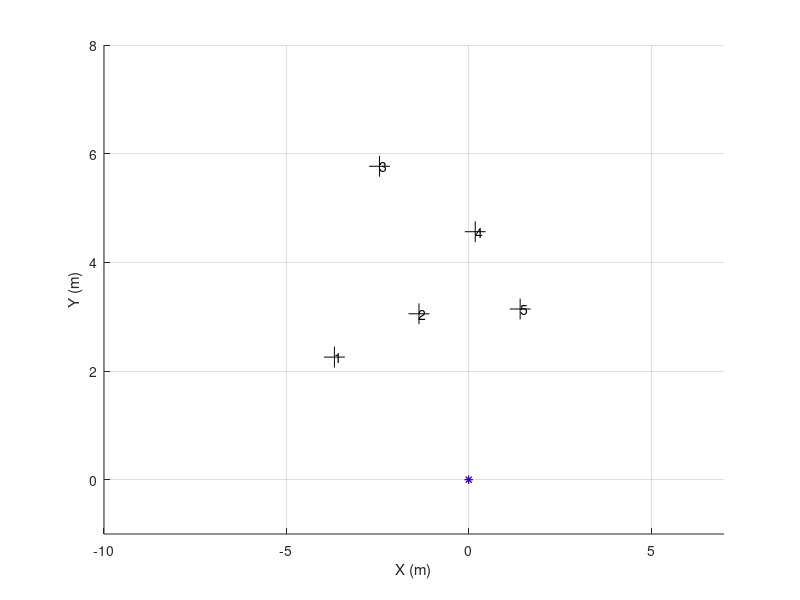
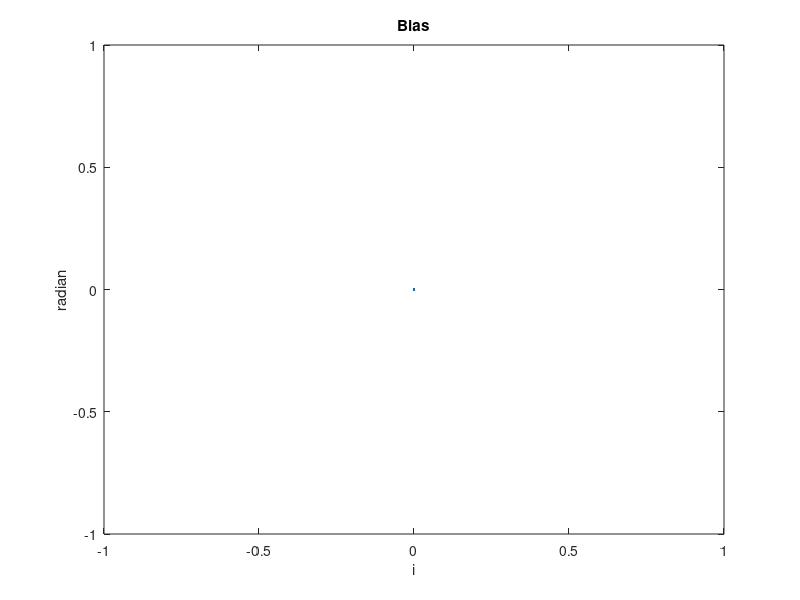

Here is the MATLAB script that generated these plots, in order: (Note: this script raises an error after producing the figures.)
% Author: Po-Heng Chen , Z5014392
% 11/04/2018   Wednesday    Week9
% Program: Solution for AAS, S1.2018, Project03.Part3
% ======================== Main function ==================================
function MyProgram()
    clear ; clc() ; close all;
    load('Speed_dataC.mat') ; load('IMU_dataC.mat') ; load('Laser__2C.mat') ;
    
    % Storing value.......................................................
    N_imu = Vel.N;
    speed = Vel.speeds;
    times_imu = double(Vel.times)/10000;
    times_imu = times_imu - times_imu(1);
    
    N_laser = dataL.N;
    times_laser = double(dataL.times)/10000;
    times_laser = times_laser - times_laser(1);
    
    % Initilize plotting...................................................
figure(8) ; clf() ; hold on ; grid on ; zoom on ;
    xlabel('X (m)') ; ylabel('Y (m)') ; axis([-10 7 -1 8]) ;
    
    MyGUIHandle.handle3 = plot(0,0,'k+','MarkerSize',15); % landmark
    
    MyGUIHandle.handle1 = quiver3(0,0,0,0,'Color','r','LineWidth',2); % robot position
    MyGUIHandle.handle2 = plot(0,0,'r*','MarkerSize',6); % obstacle
    
    MyGUIHandle.handle89 = quiver3(0,0,0,0,'Color','b','LineWidth',2); % robot position
    MyGUIHandle.handle88 = plot(0,0,'b*','MarkerSize',6); % obstacle
    
    MyGUIHandle.handle6 = title('');      % empty title (update synchronizly with pole update)
    MyGUIHandle.handle7 = text(0,0,'');
    MyGUIHandle.handle8 = text(0,0,'');
    MyGUIHandle.handle9 = text(0,0,'');
    MyGUIHandle.handle10 = text(0,0,'');
    MyGUIHandle.handle11 = text(0,0,'');
figure(55) ; clf() ; 
    MyGUIHandle.handle65 = plot(0,0);
    xlabel('i'); ylabel('radian');title('Bias');
    % Manage yaw_rate bias.................................................
    ii = times_imu < 20 ;
    bias = mean(IMU.DATAf(6,ii)) ;
    yaw_rate = IMU.DATAf(6,:) ;
    yaw_rate1 = IMU.DATAf(6,:) - bias ;
%% ================================= EKF Initialise======================
    % Declare standard deviation of the error .............................
stdDevGyro = 1.5*pi/180 ;        
stdDevSpeed = 0.05 ; 
sdev_rangeMeasurement = 0.15 ; 
sdev_BearingMeasurment = 1*pi/180;
    
Xe_History= zeros(6,N_imu-1) ; 
Xe = [ 0; 0; pi/2 ;0;0;0] ;
Xe_History(:,1) = Xe ;

d = 0.46;
P = zeros(6,6) ; P(4,4) = (2*pi/180)^2; 

Q_Process_Model = diag( [ (0.01)^2 ,(0.01)^2 , (1*pi/180)^2,0,(1.5*0.005)^2,0]) ; % Q_model 
Q_Input = diag([ stdDevSpeed*stdDevSpeed , stdDevGyro*stdDevGyro]);
% ========================================================================

    Xdr_History = zeros(6,N_imu-1);
    Xdr = [0; 0; pi/2;0;0;0];
    Xdr_History(:,1) = Xdr;

    j = 1;             % Index of Laser Scan
    for i = 1:N_imu-1  % Index of Vehicel Pose
        Dt = times_imu(i+1)-times_imu(i);
        Xdr = PredictVehiclePose(Xdr, yaw_rate1(i), speed(i) ,Dt);
 %%  Landmark 
        if j == 1
            landmark = ProcessFirstScan( dataL.Scans(:,j), MyGUIHandle, j, Xdr ); 
            v = 0;
            [OOIs] = ProcessScan( dataL.Scans(:,j), MyGUIHandle, j, Xdr, landmark ,v);
        end
 %% Laser 
        if times_imu(i) > times_laser(j) && j < N_laser
            v = 1;
            [OOIs] = ProcessScan( dataL.Scans(:,j), MyGUIHandle, j, Xdr, landmark, v );
            v = 2;
            ProcessScan( dataL.Scans(:,j), MyGUIHandle, j, Xe, landmark, v );
            j = j + 1 ; 
            pause(0.0001) ;
        end
 %% EKF
            % Jacobian matrix of model
            J = [ [ 1,  0,  -Dt*speed(i)*sin(Xe(3))  , 0        ,0  ,0  ] ; 
                  [ 0,  1,   Dt*speed(i)*cos(Xe(3))  , 0        ,0  ,0  ] ;    
                  [ 0,  0,      1                    , Dt*(-1)  ,0  ,0  ] ;
                  [ 0,  0,      0                    , 1        ,0  ,0  ] ;
                  [ 0,  0,      0                    , 0        ,1  ,0  ] ;
                  [ 0,  0,      0                    , 0        ,0  ,1 ]] ; 
            % Jacobian matrix of input
           Jn = [ [ Dt*cos(Xe(3)), 0  ] ; 
                  [ Dt*sin(Xe(3)), 0  ] ;    
                  [     0        , Dt ] ;
                  [     0        , 0  ] ;  
                  [     0        , 0  ] ;
                  [     0        , 0  ] ];      
            % 
            Q = Dt^2*Q_Process_Model + Jn*Q_Input*Jn';
            % new covariance, P(K+1|K) = J*P(K|K)*J'+Q ;
            P = J*P*J'+ Q ;
            
            % ===== Prediction =====
            Xe = PredictVehiclePose(Xe,yaw_rate(i),Xe(5),Dt) ;
            
            [MasuredRanges, MasuredBearings] = MeasurementsFromLocalFrame(OOIs);
            
            if OOIs.N > 0
                for u = 1:length(OOIs.ID)
                    ID = OOIs.ID(u);
                    % some auxiliary variables.
                    eDX = landmark.Centers(1,ID) - Xe(1) - Xe(6)*cos(Xe(3));      % (xu-x)
                    eDY = landmark.Centers(2,ID) - Xe(2) - Xe(6)*sin(Xe(3));      % (yu-y)
                    eDD = sqrt( eDX*eDX + eDY*eDY ) ; %   so : sqrt( (xu-x)^2+(yu-y)^2 ) 
                    ExpectedRange = eDD ;
                    ExpectedBearing = (atan2(eDY,eDX)) - Xe(3) + pi/2 ;
                    
                   H = [  -eDX/eDD  , -eDY/eDD      , 0  , 0 ,0 ,0;
                         eDY/(eDD^2), -eDX/(eDD^2)  ,-1  , 0 ,0 ,0] ;    % Jacobian of h(X); size 2x4
                    
                    z = [ MasuredRanges(u) - ExpectedRange ; 
                        MasuredBearings(u) - ExpectedBearing ];
                    z(2) = wrapToPi(z(2));
                        
                    R = [ sdev_rangeMeasurement*sdev_rangeMeasurement,       0;
                              0,    sdev_BearingMeasurment*sdev_BearingMeasurment];
                    
                    % === Intermediate step ===
                    S = R + H*P*H';
                    iS = inv(S);
                    K = P*H'*iS ;
                    % ===== Observation =====
                    % update the  expected value
                    Xe = Xe + K*z ;   
                    % update the  Covariance % i.e. "P = P-P*H'*iS*H*P"  )
                    P = P - K*H*P ;       
                end
            end
            Xdr_History(:,i) = Xdr ;
            Xe_History(:,i) = Xe ;
            
            set(MyGUIHandle.handle65,'xdata',1:size(Xe_History(4,:),2),'ydata',Xe_History(4,:)*180/pi);
            % =======================================
            PlotPose( Xdr_History, Xe_History,MyGUIHandle, i, N_imu ); % plot it synchornizly with scan will loop faster
    end
return
end

% =========================================================================
function [ranges,bearings] = MeasurementsFromLocalFrame(OOIs)
    ID = OOIs.ID;
    X = [0 0 pi/2];
    if OOIs.N > 0
        dx = OOIs.Centers(1,:) - X(1);
        dy = OOIs.Centers(2,:) - X(2);
        ranges = sqrt((dx.*dx + dy.*dy));
        bearings = atan2(dy,dx) - X(3) + pi/2 ;
%         IDs = [1 : GOOIs.N];
    else
        IDs=[];ranges=[];bearings=[];
    end;
return ;
end

% ======================== Process Laser ==================================
function landmark = ProcessFirstScan(scan,mh,j,Pose)
mask1FFF = uint16(2^13-1);
maskE000 = bitshift(uint16(7),13); % shift 0111 to left 13 bits

intensities = bitand(scan,maskE000);
ranges = single(bitand(scan,mask1FFF))*0.01; 

% Transfer Polar form to Cartesian form
angles = [0:360]'*0.5* pi/180 ;       
X = -cos(angles).*ranges;
Y = sin(angles).*ranges;

landmark = ExtractOOIs(ranges,intensities, X, Y);
L = 0.46;

    if landmark.N < 1,  return ; end;
    landmark_HR = find(landmark.Color~=0);
%   landmark.Centers(1,landmark_HR);
    landmark.Centers(2,landmark_HR) = landmark.Centers(2,landmark_HR) + L;
    set(mh.handle3,'xdata',landmark.Centers(1,landmark_HR) ,'ydata',landmark.Centers(2,landmark_HR) );
return;
end

function [OOIs] = ProcessScan(scan,mh,j,Pose,landmark,v)
mask1FFF = uint16(2^13-1);
maskE000 = bitshift(uint16(7),13)  ; % shift 0111 to left 13 bits

intensities = bitand(scan,maskE000);
ranges    = single(bitand(scan,mask1FFF))*0.01; 

% Transfer Polar form to Cartesian form
angles = [0:360]'*0.5* pi/180 ;       
X = -cos(angles).*ranges;
Y = sin(angles).*ranges;  

OOIs = ExtractOOIs(ranges,intensities, X, Y) ;
 if OOIs.N > 0
    OOIs = PlotOOIs(mh,OOIs,intensities,j,Pose,v); % Obtain Global coordinate
    OOIs = PrintID(mh,OOIs,landmark); % Data association to obtain right OOIs
 else
    OOIs.ID = [];
 end
return;
end

function r = ExtractOOIs(ranges,intensities,X,Y)
    r.N = 0;
    r.Centers = [];
    r.Sizes   = []; % diameter
    r.Color = [];
    count = 0;

    for i = 1:length(ranges)-1
        if abs(ranges(i)-ranges(i+1)) > 0.05 
            x = mean(X((i-count):i));
            y = mean(Y((i-count):i));
            diameter = sqrt((X(i-count)-X(i))^2+(Y(i-count)-Y(i))^2);
            
            color = 0;
            if sum(intensities((i-count):i))~=0, color = 1; end
            
            if  diameter <= 0.2 && diameter >= 0.05 && color == 1
                if isempty(r.Centers)       %If value is empty
                    r.Centers(1,:) = x;
                    r.Centers(2,:) = y;
                    r.Color = color;
                    r.Sizes = diameter;
                else
                    r.Centers = [r.Centers(1,:),x;r.Centers(2,:),y];
                    r.Color = [r.Color,color];
                    r.Sizes = [r.Sizes,diameter];
                end
                r.N = r.N + 1;
            end
            count = 0;    
        else
            count = count + 1;
        end
    end
 return;
end

% Return OOIs as global frame
function OOIs = PlotOOIs(mh,OOIs,intensities,i,Pose,v) 
    if OOIs.N<1,  return ; end;
    OOIs_HR = find(OOIs.Color~=0);
    
    L = 0.46;
    xx = OOIs.Centers(1,OOIs_HR);
    yy = OOIs.Centers(2,OOIs_HR) + L;
    
    % Rotation
    heading = Pose(3);
    rotate = heading - pi/2 ; %disp(rotate);
    x = xx*cos(rotate)-yy*sin(rotate);
    y = xx*sin(rotate)+yy*cos(rotate);
    
    % Translation
    x = x + Pose(1);
    y = y + Pose(2);
    
    % return global coordinate
    OOIs.Centers(3:4,:) = [x;y];
    
    if v == 1, 
        set(mh.handle2,'xdata',x ,'ydata',y ); % OOIs (dr)
    elseif v == 2, 
        set(mh.handle88,'xdata',x ,'ydata',y ); % OOIs (ekf)
    else
        % landmark
    end
    
return;
end

function OOIs = PrintID(mh,OOIs,landmark)
    abc = [];
    tempCenter = [];
    for k = 1:OOIs.N % start with certain ooi(green plot)
        
        min = 0.4;
        index = 0;
        for h = 1:landmark.N % check the distance with each landmark respectively
            
            temp = pdist([landmark.Centers(:,h)'; OOIs.Centers(3:4,k)']);
            if temp < min 
               min = temp;
               index = h;
               if isempty(tempCenter)
                   tempCenter = OOIs.Centers(:,k);
               else
                   tempCenter = [tempCenter,OOIs.Centers(:,k)];
               end
            end
        end
        
        if index~=0, abc = real([abc,index]);end 
        
    end
    OOIs.Centers = tempCenter;
    if ~isempty(abc)
       if sum(ismember(abc,1))==1
           set(mh.handle7,'Position',[double(landmark.Centers(1,1)),double(landmark.Centers(2,1))],'String',1); 
       else 
           set(mh.handle7,'Position',[0,0],'String',0);
       end
       if sum(ismember(abc,2))==1
           set(mh.handle8,'Position',[double(landmark.Centers(1,2)),double(landmark.Centers(2,2))],'String',2); 
       else 
           set(mh.handle8,'Position',[0,0],'String',0);
       end
       if sum(ismember(abc,3))==1
           set(mh.handle9,'Position',[double(landmark.Centers(1,3)),double(landmark.Centers(2,3))],'String',3); 
       else 
           set(mh.handle9,'Position',[0,0],'String',0);
       end
       if sum(ismember(abc,4))==1
           set(mh.handle10,'Position',[double(landmark.Centers(1,4)),double(landmark.Centers(2,4))],'String',4); 
       else 
           set(mh.handle10,'Position',[0,0],'String',0);
       end
       if sum(ismember(abc,5))==1
           set(mh.handle11,'Position',[double(landmark.Centers(1,5)),double(landmark.Centers(2,5))],'String',5); 
       else 
           set(mh.handle11,'Position',[0,0],'String',0);
       end
    end
    OOIs.ID = abc;
    OOIs.N = length(abc);
return;
end
% ========================= Process Vehicle ===============================
function X = PredictVehiclePose(X0,yaw_rate,speed,dt)
    X = X0;
    dL = dt*speed ;
    X(3) = X0(3) + dt * [(-yaw_rate)-X0(4)]; % yawA = -yawB
    X(1:2) = X0(1:2) + dL*[ cos(X0(3));sin(X0(3))] ;
    X(4) = X0(4);
    X(5) = X0(5);
    X(6) = X0(6);
return ;
end

function PlotPose(Xdr_History, Xe_History, mh, i, N_imu)
    L = 0.46;
    s = sprintf('(Dynamic plotting...)\nShowing scan #[%d]/[%d]\r',i,N_imu);
    set(mh.handle6,'string',s);
    
%     set(mh.handle0,'xdata',Xdr(1,:),'ydata',Xdr(2,:)); 
    set(mh.handle1,'xdata',Xdr_History(1,i),'ydata',Xdr_History(2,i),'udata',L * cos(Xdr_History(3,i)),'vdata',L * sin(Xdr_History(3,i)));

%     set(mh.handle87,'xdata',Xe_History(1,:),'ydata',Xe_History(2,:));  
    set(mh.handle89,'xdata',Xe_History(1,i),'ydata',Xe_History(2,i),'udata',L * cos(Xe_History(3,i)),'vdata',L * sin(Xe_History(3,i)));    
end
% =========================================================================
% =========================================================================
% =========================================================================

% =================== Vehicle plot (different way) ========================
%     MyGUIHandle.handle1 = line(0,0,'Color','magenta','LineWidth',2); % robot position

%     x = [Pose(1,i) Pose(1,i) + (speed(i)+scale) * cos(Pose(3,i))];
%     y = [Pose(2,i) Pose(2,i) + (speed(i)+scale) * sin(Pose(3,i))];
%     set(mh.handle1,'xdata',x ,'ydata',y);

%   set(mh.handle1,'xdata',Pose(1,i) ,'ydata',Pose(2,i) );
%   set(mh.handle1,'xdata',Pose(1,:) ,'ydata',Pose(2,:) );

% ========================== Local plot ===================================
%     MyGUIHandle.handle4 = plot(0,0,'b.'); % all scan
%     MyGUIHandle.handle5 = plot(0,0,'r*'); % bright OOIs
    